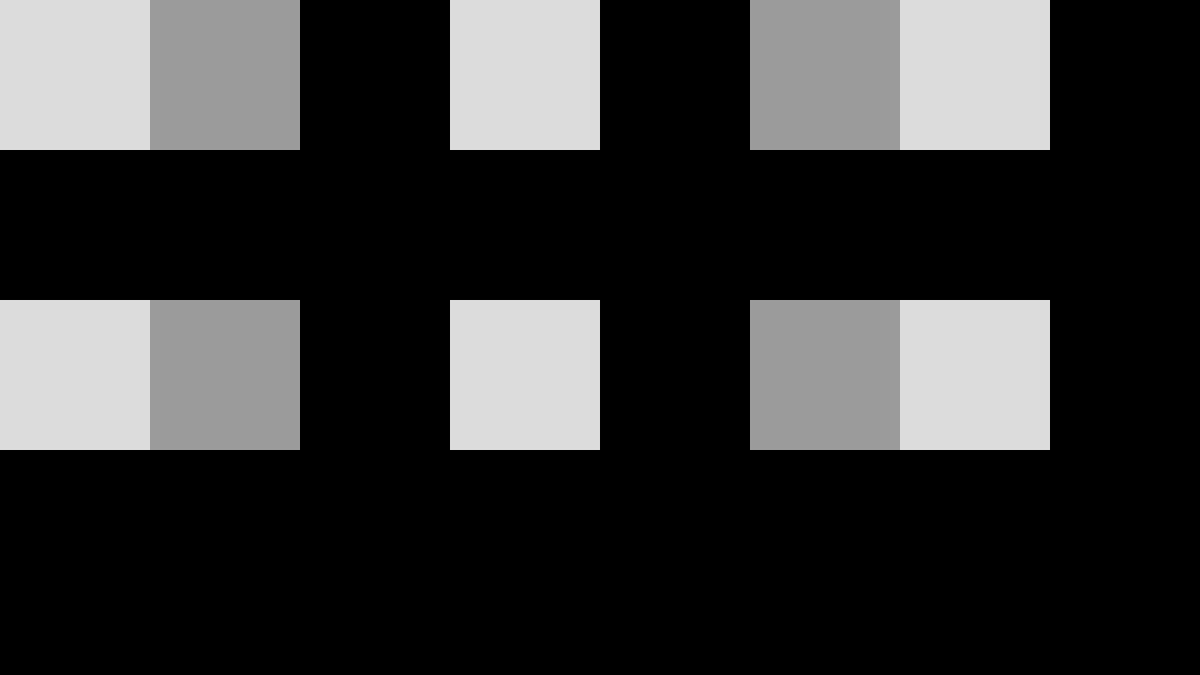
Frame 1 (no input)
Frame 60 (the mouse pressed at the canvas centre just before this capture): identical to frame 1, image omitted
Frame 120 (the mouse held since frame 60 and released just before this capture): identical to frame 1, image omitted

The Processing sketch that drew this single still picture (run headless with seeded random() and noise(); from frame 60 on, the mouse is pressed at the canvas centre):

// Processing sketch: gridMaker
// ── gridMaker.pde
float div = 160;

int numX;
int numY;

void setup() {
  size(1280, 720);

  smooth(16);

  numX = int(width / div);
  numY = int(height / div);

  println(1280 / (float)div);
  println(720 / (float)div);
  println(numX+" "+numY);
}

void draw() {
  background(0);

  rectMode(CORNER);

  noStroke();
  fill(255);
  for (int i = 0; i < numX; i++) {
    for (int j = 0; j < numY; j++) {
      float x =  i * div;
      float y =  j * div;

      if ( j % 2 == 0 && i % 3 == 0) {
        fill(220);
      }else{
        fill(0);
      }
      
      if ( j % 2 == 0 && i % 4 == 1) {
        fill(155);
      }

      
      
   //   if(j % 2 == 1 && i % 3 == 1){
   //     fill(255);
   //   }
      
      
      rect(x, y, div, div);
    }
  }
}

void keyPressed() {
  if (key == 'a') {
    div+=0.1;
    println();
    println(1280 / (float)div);
    println(720 / (float)div);
    println(numX+" "+numY);
  }


  if (key == '1') {
    save(frameCount+" "+".png");
  }
}
